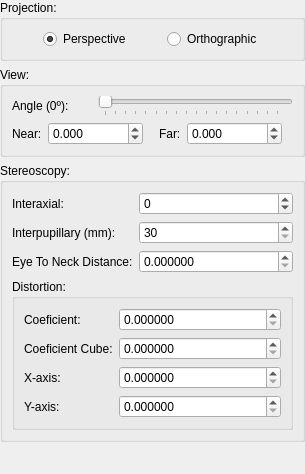
<?xml version="1.0" encoding="UTF-8"?>
<ui version="4.0">
 <class>CameraInfo</class>
 <widget class="QWidget" name="CameraInfo">
  <property name="geometry">
   <rect>
    <x>0</x>
    <y>0</y>
    <width>305</width>
    <height>474</height>
   </rect>
  </property>
  <layout class="QVBoxLayout" name="verticalLayout">
   <property name="leftMargin">
    <number>0</number>
   </property>
   <property name="topMargin">
    <number>0</number>
   </property>
   <property name="rightMargin">
    <number>0</number>
   </property>
   <property name="bottomMargin">
    <number>6</number>
   </property>
   <item>
    <widget class="QGroupBox" name="groupProjection">
     <property name="title">
      <string>Projection:</string>
     </property>
     <layout class="QHBoxLayout" name="horizontalLayout">
      <property name="leftMargin">
       <number>9</number>
      </property>
      <property name="topMargin">
       <number>9</number>
      </property>
      <property name="rightMargin">
       <number>9</number>
      </property>
      <property name="bottomMargin">
       <number>9</number>
      </property>
      <item>
       <spacer name="horizontalSpacer">
        <property name="orientation">
         <enum>Qt::Horizontal</enum>
        </property>
        <property name="sizeHint" stdset="0">
         <size>
          <width>40</width>
          <height>20</height>
         </size>
        </property>
       </spacer>
      </item>
      <item>
       <widget class="QRadioButton" name="radPerspective">
        <property name="text">
         <string>Perspective</string>
        </property>
        <property name="checked">
         <bool>true</bool>
        </property>
       </widget>
      </item>
      <item>
       <spacer name="horizontalSpacer_3">
        <property name="orientation">
         <enum>Qt::Horizontal</enum>
        </property>
        <property name="sizeHint" stdset="0">
         <size>
          <width>40</width>
          <height>20</height>
         </size>
        </property>
       </spacer>
      </item>
      <item>
       <widget class="QRadioButton" name="radOrthographic">
        <property name="text">
         <string>Orthographic</string>
        </property>
       </widget>
      </item>
      <item>
       <spacer name="horizontalSpacer_2">
        <property name="orientation">
         <enum>Qt::Horizontal</enum>
        </property>
        <property name="sizeHint" stdset="0">
         <size>
          <width>40</width>
          <height>20</height>
         </size>
        </property>
       </spacer>
      </item>
     </layout>
    </widget>
   </item>
   <item>
    <widget class="QGroupBox" name="groupBox">
     <property name="sizePolicy">
      <sizepolicy hsizetype="Preferred" vsizetype="Maximum">
       <horstretch>0</horstretch>
       <verstretch>0</verstretch>
      </sizepolicy>
     </property>
     <property name="title">
      <string>View:</string>
     </property>
     <layout class="QVBoxLayout" name="verticalLayout_2">
      <property name="leftMargin">
       <number>9</number>
      </property>
      <property name="topMargin">
       <number>9</number>
      </property>
      <property name="rightMargin">
       <number>9</number>
      </property>
      <property name="bottomMargin">
       <number>9</number>
      </property>
      <item>
       <widget class="QWidget" name="widget" native="true">
        <layout class="QHBoxLayout" name="horizontalLayout_2">
         <property name="leftMargin">
          <number>0</number>
         </property>
         <property name="topMargin">
          <number>0</number>
         </property>
         <property name="rightMargin">
          <number>0</number>
         </property>
         <property name="bottomMargin">
          <number>0</number>
         </property>
         <item>
          <widget class="QLabel" name="lblAngle">
           <property name="minimumSize">
            <size>
             <width>80</width>
             <height>0</height>
            </size>
           </property>
           <property name="text">
            <string>Angle (0º):</string>
           </property>
          </widget>
         </item>
         <item>
          <widget class="QSlider" name="sldAngle">
           <property name="sizePolicy">
            <sizepolicy hsizetype="Expanding" vsizetype="Expanding">
             <horstretch>0</horstretch>
             <verstretch>0</verstretch>
            </sizepolicy>
           </property>
           <property name="minimum">
            <number>1</number>
           </property>
           <property name="maximum">
            <number>179</number>
           </property>
           <property name="value">
            <number>1</number>
           </property>
           <property name="orientation">
            <enum>Qt::Horizontal</enum>
           </property>
           <property name="invertedAppearance">
            <bool>false</bool>
           </property>
           <property name="tickPosition">
            <enum>QSlider::TicksBelow</enum>
           </property>
           <property name="tickInterval">
            <number>10</number>
           </property>
          </widget>
         </item>
        </layout>
       </widget>
      </item>
      <item>
       <widget class="QWidget" name="widget_2" native="true">
        <layout class="QHBoxLayout" name="horizontalLayout_3">
         <property name="leftMargin">
          <number>0</number>
         </property>
         <property name="topMargin">
          <number>0</number>
         </property>
         <property name="rightMargin">
          <number>0</number>
         </property>
         <property name="bottomMargin">
          <number>0</number>
         </property>
         <item>
          <widget class="QLabel" name="lblNear">
           <property name="layoutDirection">
            <enum>Qt::RightToLeft</enum>
           </property>
           <property name="text">
            <string>Near:</string>
           </property>
          </widget>
         </item>
         <item>
          <widget class="QDoubleSpinBox" name="txtNear">
           <property name="sizePolicy">
            <sizepolicy hsizetype="Expanding" vsizetype="Fixed">
             <horstretch>0</horstretch>
             <verstretch>0</verstretch>
            </sizepolicy>
           </property>
           <property name="decimals">
            <number>3</number>
           </property>
           <property name="minimum">
            <double>-99999999.989999994635582</double>
           </property>
           <property name="maximum">
            <double>99999999.989999994635582</double>
           </property>
           <property name="singleStep">
            <double>0.100000000000000</double>
           </property>
           <property name="value">
            <double>0.000000000000000</double>
           </property>
          </widget>
         </item>
         <item>
          <spacer name="horizontalSpacer_4">
           <property name="orientation">
            <enum>Qt::Horizontal</enum>
           </property>
           <property name="sizeType">
            <enum>QSizePolicy::Minimum</enum>
           </property>
           <property name="sizeHint" stdset="0">
            <size>
             <width>10</width>
             <height>0</height>
            </size>
           </property>
          </spacer>
         </item>
         <item>
          <widget class="QLabel" name="lblFar">
           <property name="text">
            <string>Far:</string>
           </property>
          </widget>
         </item>
         <item>
          <widget class="QDoubleSpinBox" name="txtFar">
           <property name="sizePolicy">
            <sizepolicy hsizetype="Expanding" vsizetype="Fixed">
             <horstretch>0</horstretch>
             <verstretch>0</verstretch>
            </sizepolicy>
           </property>
           <property name="decimals">
            <number>3</number>
           </property>
           <property name="minimum">
            <double>-99999999.989999994635582</double>
           </property>
           <property name="maximum">
            <double>99999999.989999994635582</double>
           </property>
          </widget>
         </item>
         <item>
          <spacer name="horizontalSpacer_5">
           <property name="orientation">
            <enum>Qt::Horizontal</enum>
           </property>
           <property name="sizeHint" stdset="0">
            <size>
             <width>40</width>
             <height>20</height>
            </size>
           </property>
          </spacer>
         </item>
        </layout>
       </widget>
      </item>
     </layout>
    </widget>
   </item>
   <item>
    <widget class="QGroupBox" name="grpStereoscopy">
     <property name="title">
      <string>Stereoscopy:</string>
     </property>
     <layout class="QVBoxLayout" name="verticalLayout_4">
      <item>
       <layout class="QGridLayout" name="gridLayout">
        <item row="0" column="1">
         <widget class="QSpinBox" name="txtInteraxial">
          <property name="sizePolicy">
           <sizepolicy hsizetype="Expanding" vsizetype="Fixed">
            <horstretch>0</horstretch>
            <verstretch>0</verstretch>
           </sizepolicy>
          </property>
          <property name="minimum">
           <number>-1500</number>
          </property>
          <property name="maximum">
           <number>2500</number>
          </property>
         </widget>
        </item>
        <item row="0" column="0">
         <widget class="QLabel" name="lblInteraxial">
          <property name="text">
           <string>Interaxial:</string>
          </property>
         </widget>
        </item>
        <item row="1" column="1">
         <widget class="QSpinBox" name="txtInterpupillary">
          <property name="sizePolicy">
           <sizepolicy hsizetype="Expanding" vsizetype="Fixed">
            <horstretch>0</horstretch>
            <verstretch>0</verstretch>
           </sizepolicy>
          </property>
          <property name="minimum">
           <number>30</number>
          </property>
          <property name="maximum">
           <number>80</number>
          </property>
         </widget>
        </item>
        <item row="1" column="0">
         <widget class="QLabel" name="lblInterpupillary">
          <property name="text">
           <string>Interpupillary (mm):</string>
          </property>
         </widget>
        </item>
        <item row="2" column="0">
         <widget class="QLabel" name="lblNeckDistance">
          <property name="text">
           <string>Eye To Neck Distance:</string>
          </property>
         </widget>
        </item>
        <item row="2" column="1">
         <widget class="QDoubleSpinBox" name="txtNeckDistance">
          <property name="sizePolicy">
           <sizepolicy hsizetype="Expanding" vsizetype="Fixed">
            <horstretch>0</horstretch>
            <verstretch>0</verstretch>
           </sizepolicy>
          </property>
          <property name="decimals">
           <number>6</number>
          </property>
          <property name="minimum">
           <double>0.000000000000000</double>
          </property>
          <property name="maximum">
           <double>2.000000000000000</double>
          </property>
          <property name="singleStep">
           <double>0.100000000000000</double>
          </property>
         </widget>
        </item>
       </layout>
      </item>
      <item>
       <widget class="QGroupBox" name="grpDistortion">
        <property name="title">
         <string>Distortion:</string>
        </property>
        <layout class="QGridLayout" name="gridLayout_2">
         <item row="0" column="1">
          <widget class="QDoubleSpinBox" name="txtDistortion">
           <property name="sizePolicy">
            <sizepolicy hsizetype="Expanding" vsizetype="Fixed">
             <horstretch>0</horstretch>
             <verstretch>0</verstretch>
            </sizepolicy>
           </property>
           <property name="decimals">
            <number>6</number>
           </property>
           <property name="maximum">
            <double>1.000000000000000</double>
           </property>
           <property name="singleStep">
            <double>0.100000000000000</double>
           </property>
          </widget>
         </item>
         <item row="1" column="1">
          <widget class="QDoubleSpinBox" name="txtDistortionCube">
           <property name="sizePolicy">
            <sizepolicy hsizetype="Expanding" vsizetype="Fixed">
             <horstretch>0</horstretch>
             <verstretch>0</verstretch>
            </sizepolicy>
           </property>
           <property name="decimals">
            <number>6</number>
           </property>
           <property name="maximum">
            <double>1.000000000000000</double>
           </property>
           <property name="singleStep">
            <double>0.100000000000000</double>
           </property>
          </widget>
         </item>
         <item row="2" column="0">
          <widget class="QLabel" name="label_3">
           <property name="text">
            <string>X-axis:</string>
           </property>
          </widget>
         </item>
         <item row="1" column="0">
          <widget class="QLabel" name="label_2">
           <property name="text">
            <string>Coeficient Cube:</string>
           </property>
          </widget>
         </item>
         <item row="0" column="0">
          <widget class="QLabel" name="label">
           <property name="text">
            <string>Coeficient:</string>
           </property>
          </widget>
         </item>
         <item row="3" column="0">
          <widget class="QLabel" name="label_4">
           <property name="text">
            <string>Y-axis:</string>
           </property>
          </widget>
         </item>
         <item row="2" column="1">
          <widget class="QDoubleSpinBox" name="txtDistortionX">
           <property name="sizePolicy">
            <sizepolicy hsizetype="Expanding" vsizetype="Fixed">
             <horstretch>0</horstretch>
             <verstretch>0</verstretch>
            </sizepolicy>
           </property>
           <property name="decimals">
            <number>6</number>
           </property>
           <property name="maximum">
            <double>1.000000000000000</double>
           </property>
           <property name="singleStep">
            <double>0.100000000000000</double>
           </property>
          </widget>
         </item>
         <item row="3" column="1">
          <widget class="QDoubleSpinBox" name="txtDistortionY">
           <property name="sizePolicy">
            <sizepolicy hsizetype="Expanding" vsizetype="Fixed">
             <horstretch>0</horstretch>
             <verstretch>0</verstretch>
            </sizepolicy>
           </property>
           <property name="decimals">
            <number>6</number>
           </property>
           <property name="maximum">
            <double>1.000000000000000</double>
           </property>
           <property name="singleStep">
            <double>0.100000000000000</double>
           </property>
          </widget>
         </item>
        </layout>
       </widget>
      </item>
     </layout>
    </widget>
   </item>
   <item>
    <spacer name="verticalSpacer">
     <property name="orientation">
      <enum>Qt::Vertical</enum>
     </property>
     <property name="sizeHint" stdset="0">
      <size>
       <width>0</width>
       <height>0</height>
      </size>
     </property>
    </spacer>
   </item>
  </layout>
 </widget>
 <tabstops>
  <tabstop>radPerspective</tabstop>
  <tabstop>radOrthographic</tabstop>
  <tabstop>sldAngle</tabstop>
  <tabstop>txtNear</tabstop>
  <tabstop>txtFar</tabstop>
  <tabstop>txtInteraxial</tabstop>
  <tabstop>txtInterpupillary</tabstop>
  <tabstop>txtNeckDistance</tabstop>
  <tabstop>txtDistortion</tabstop>
  <tabstop>txtDistortionCube</tabstop>
  <tabstop>txtDistortionX</tabstop>
  <tabstop>txtDistortionY</tabstop>
 </tabstops>
 <resources/>
 <connections/>
</ui>
